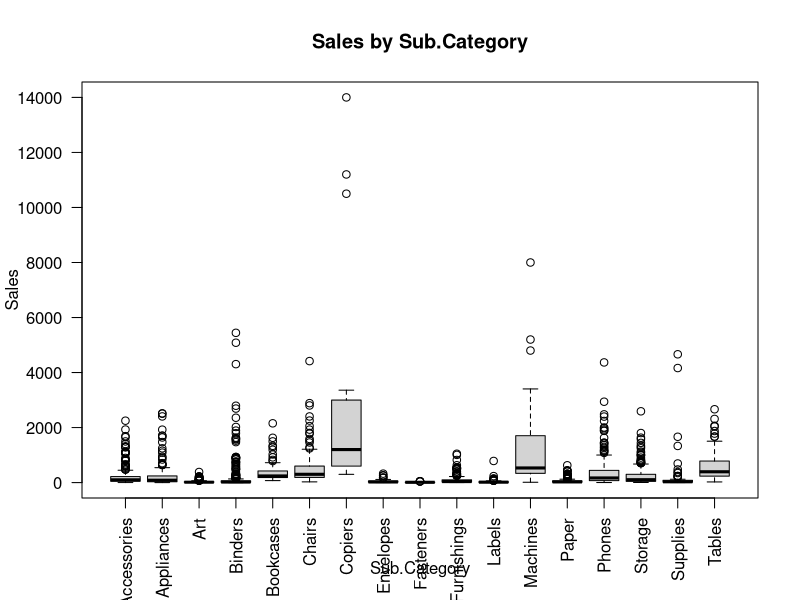
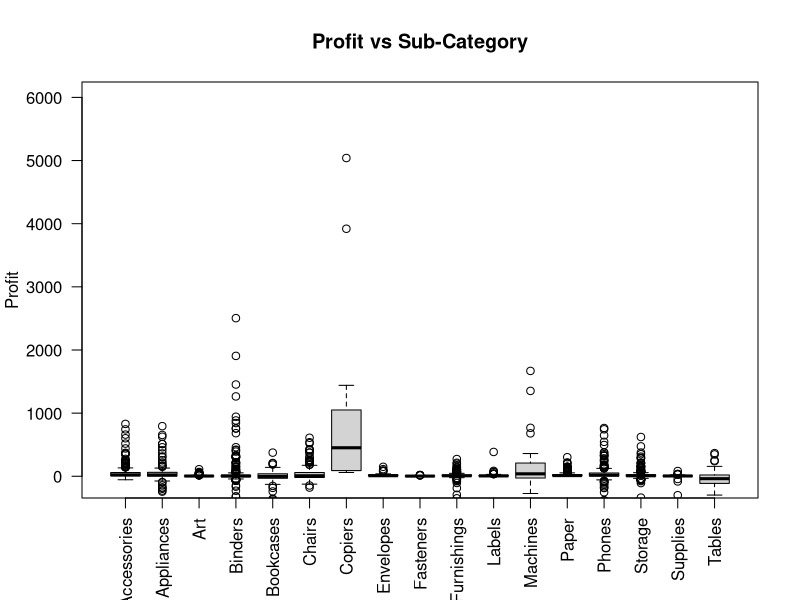
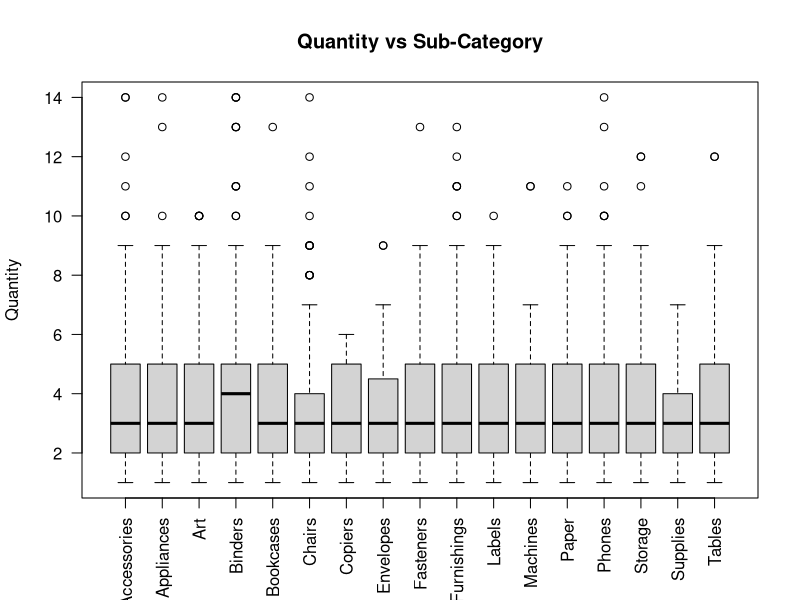

Generate these figures, in order, with R:
data = read.csv("US  E-commerce records 2020_YC.csv")
library(psych)

#Regression Test #1

#Copiers produced the most sales

summary(lm(Sales ~ factor(data$Sub.Category), data = data))


boxplot(data$Sales ~ factor(data$Sub.Category),
        main = "Sales by Sub.Category",
        xlab = "Sub.Category",
        ylab = "Sales", 
        las=2)
dev.off()

#-----------------------------Stat Tests----------------------------------------------------------
#Profit vs SubCategory

#Statistical Test 1: ANOVA

#Conclusion: Copiers Produced the most profit:

#Question: is it partly because the quantity sold was high?
        #Check the next boxplot ( Quantity vs subCategory)


#------Test 1
summary(aov(Profit ~ Sub.Category, data = data))

#--- Chart 1
boxplot(data$Profit~factor(data$Sub.Category),
     main = "Profit vs Sub-Category",
     xlab=" ",
     ylab = "Profit", 
     las=2,
     ylim= c(-100,6000)
)
#-----------------------------------------------------------------------------------------
#---  Test 2

summary(aov(Quantity ~ Sub.Category, data = data))

#-----Chart 2

boxplot(data$Quantity~factor(data$Sub.Category),
     main = "Quantity vs Sub-Category",
     xlab=" ",
     ylab = "Quantity", 
     las=2,
    )



#---------------------------


#Plot quantity vs profit see the slope of the best fit line
